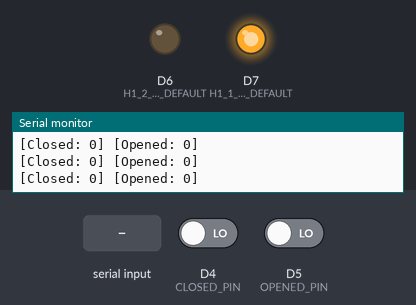
A sketch run on a simulated ESP8266 (NodeMCU). Shown: output pins drawn as LEDs (lit = HIGH), the last lines printed to the serial monitor. The inputs (shaded band) are chosen by the test bench; at power-on: D4 (CLOSED_PIN) LOW, D5 (OPENED_PIN) LOW.

Above: at 1.8 s.
1.9 s: "30,150\n" received over Serial
At 4.3 s:
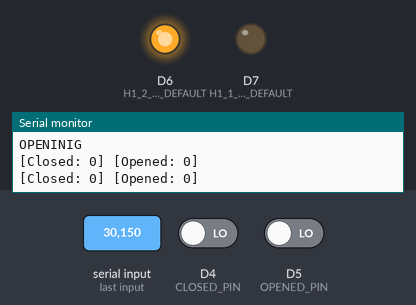
4.9 s: "1\n" received over Serial
At 6.0 s:
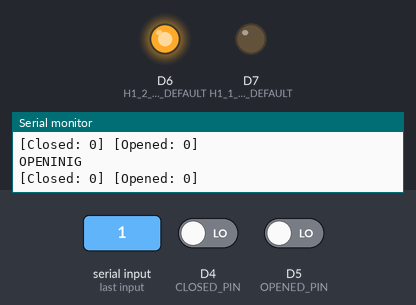
7.0 s: "90,45\n" received over Serial
At 8.8 s:
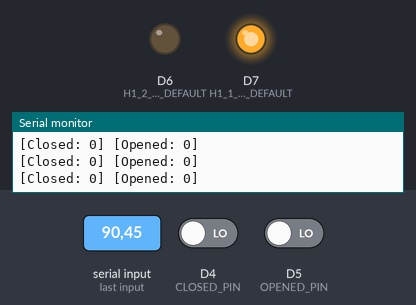
Timing chart, 0 to 10.3 s (numbered marks = the images above; inputs shaded):
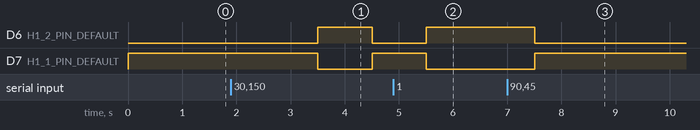

Measured:
- after the input at 1.9 s, D6 (H1_2_PIN_DEFAULT): LOW → HIGH after 1.6 s, → LOW 1.0 s later; D7 (H1_1_PIN_DEFAULT): HIGH → LOW after 1.6 s, → HIGH 1.0 s later
- after the input at 4.9 s, D6 (H1_2_PIN_DEFAULT): LOW → HIGH after 0.61 s; D7 (H1_1_PIN_DEFAULT): HIGH → LOW after 0.61 s
- after the input at 7.0 s, D6 (H1_2_PIN_DEFAULT): HIGH → LOW after 0.51 s; D7 (H1_1_PIN_DEFAULT): LOW → HIGH after 0.51 s

The sketch:

WaterSupplyControl_ventposition.ino
```cpp
#define H1_1_PIN_DEFAULT D7
#define H1_2_PIN_DEFAULT D6
#define CLOSED_PIN D4
#define OPENED_PIN D5

unsigned long currenttime=0;              // millis from script start
unsigned long _lastReadTime_WS=0;
#define WSENSORS_READ_INTERVAL 15000

const int dir = 0; // 1 -OPEN, 0 - CLOSED

void setup() {
  Serial.begin(115200);
  Serial.println("**********************************************");
  initRelays();

  pinMode(CLOSED_PIN, INPUT);

  pinMode(OPENED_PIN, INPUT);
  digitalWrite(OPENED_PIN,HIGH);

}

void loop() {
  currenttime = millis();

  int val = Serial.read() - '0';
  if (val == 1)
  {
    OpenVent();
  }
  else if (val == 0)
  {
    CloseVent();
  }

   // Every second, calculate and print litres/hour
   if(_lastReadTime_WS ==0 || (currenttime - _lastReadTime_WS) > WSENSORS_READ_INTERVAL)
   {
      Serial.print("[H1_1: ");
      Serial.print(digitalRead(H1_1_PIN_DEFAULT));
      Serial.println("]");
      Serial.print("[H1_2: ");
      Serial.print(digitalRead(H1_2_PIN_DEFAULT));
      Serial.println("]");
      Serial.println();
      _lastReadTime_WS = currenttime;
   }

  Serial.print("[Closed: ");
  Serial.print(digitalRead(CLOSED_PIN));
  Serial.print("] ");

  Serial.print("[Opened: ");
  Serial.print(digitalRead(OPENED_PIN));
  Serial.println("]");


  delay(500);
}


void initRelays()
{
  pinMode(H1_1_PIN_DEFAULT, OUTPUT);    // Установим вывод 5 как выход
  pinMode(H1_2_PIN_DEFAULT, OUTPUT);    // Установим вывод 6 как выход

  //
  if (dir == 1) {
    // OPEN
    OpenVent();
  }else{
    // CLOSE
    CloseVent();
  }
}
void OpenVent() {
    Serial.println("OPENINIG");
    digitalWrite(H1_1_PIN_DEFAULT, LOW); // Выключаем реле
    digitalWrite(H1_2_PIN_DEFAULT, HIGH); // Выключаем реле
}
void CloseVent() {
    Serial.println("CLOSING");
    digitalWrite(H1_1_PIN_DEFAULT, HIGH); // Выключаем реле
    digitalWrite(H1_2_PIN_DEFAULT, LOW); // Выключаем реле
}
```
